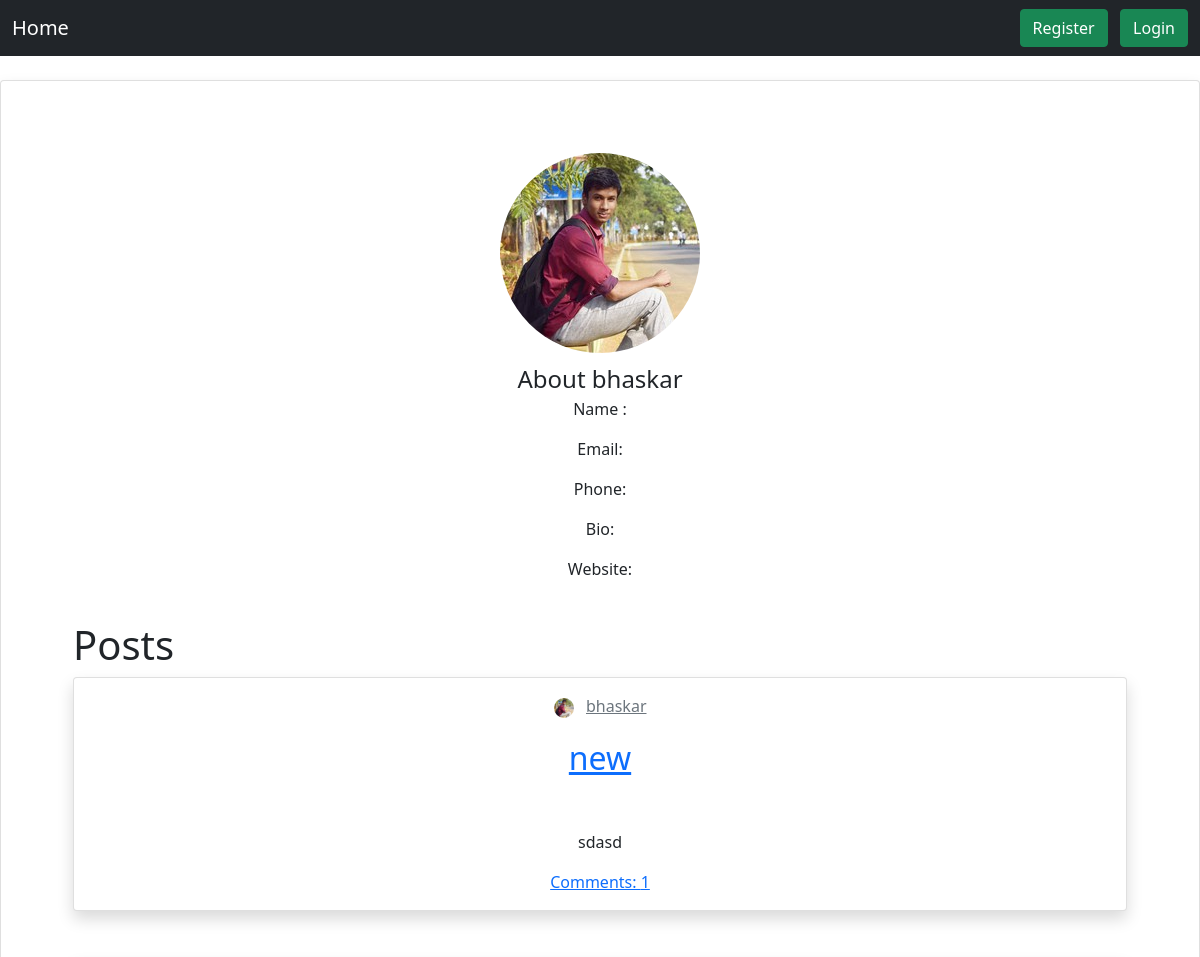
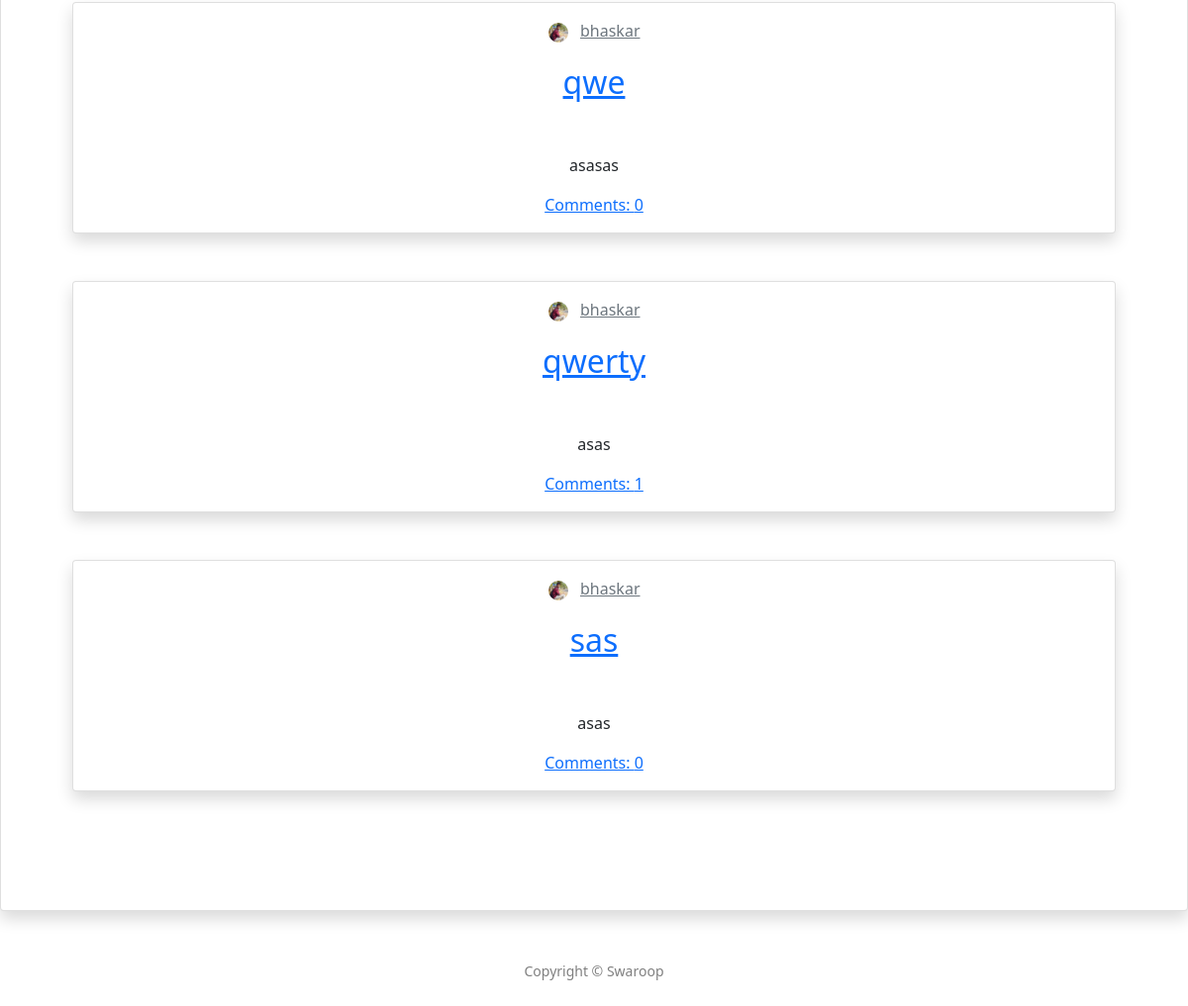
Before: /user/bhaskar/ with the older database file (2 pictures, top to bottom).
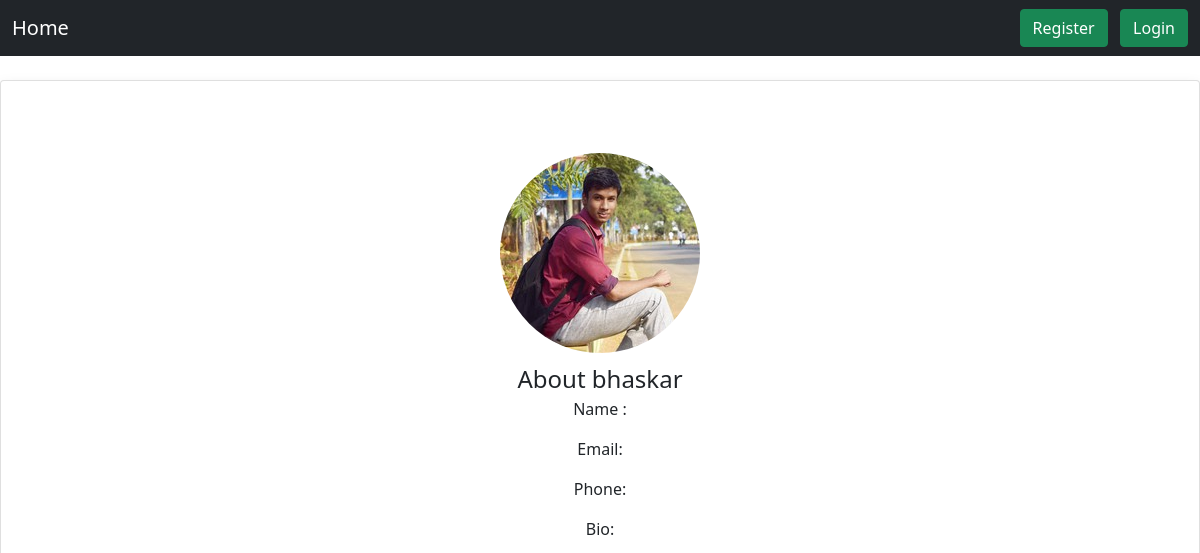
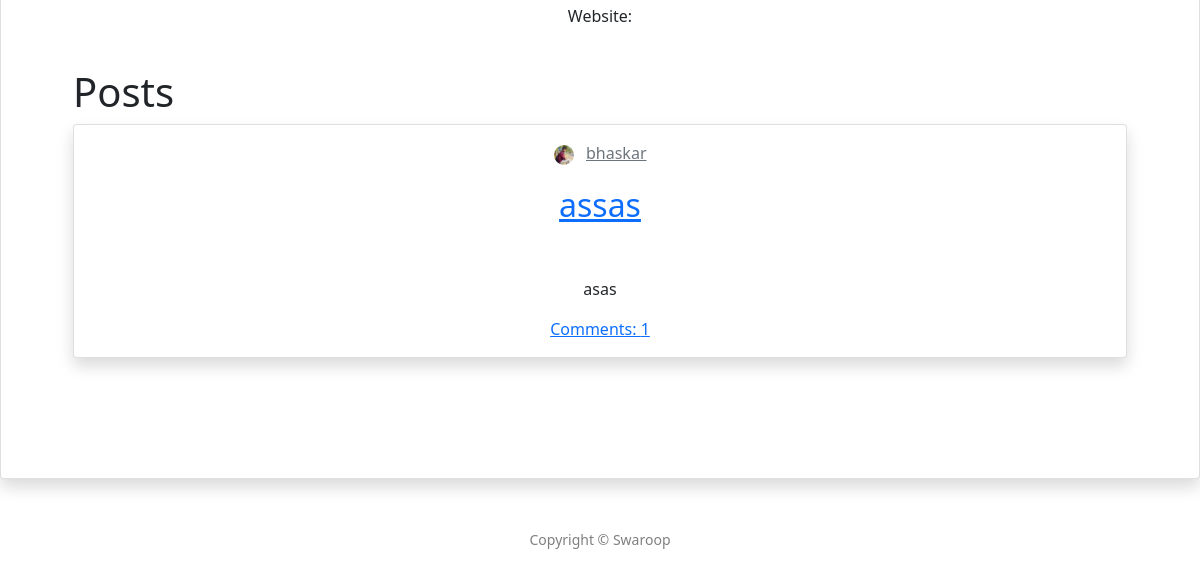
After: the same page with the newer database file (2 pictures, top to bottom).
### issues/models.py (models this page shows, shortened)
class Issue(models.Model):
    title = models.CharField(max_length=100)
    description = models.TextField()
    date_posted = models.DateTimeField(default=timezone.now)
    location = models.CharField(max_length=20)
    user = models.ForeignKey(User, on_delete=models.CASCADE)
    likes = models.IntegerField(default=0)
    dislikes = models.IntegerField(default=0)
    image = models.ImageField(upload_to='issue_images', blank=True)

class UserProfile(models.Model):
    user = models.OneToOneField(User, on_delete=models.CASCADE)
    bio = models.CharField(max_length=100, default='', blank=True)
    website = models.URLField(default='', blank=True)
    image = ProcessedImageField(default="default.png", upload_to='profile_image', processors=[ResizeToFill(200, 200)],
                                format='JPEG', options={'quality': 90})
    thumbnail = ImageSpecField(source='image', processors=[ResizeToFill(50, 50)], format='JPEG',
                               options={'quality': 100})

### issues/views.py (the view)
# urls.py: path('user/<str:username>/', views.UserListView.as_view(), name='user-issues'),
class UserListView(ListView):
    model = Issue
    template_name = 'user_posts.html'
    context_object_name = 'issues'
    ordering = ['-date_posted']
    def get_queryset(self):
        user = get_object_or_404(User, username=self.kwargs.get('username'))
        return Issue.objects.filter(user=user).order_by('-date_posted')

### templates/user_posts.html (shortened to what this page needs)
{% extends "header.html"%}
{% block content %}
{% for issue in issues|slice:":1" %}
<div class="card shadow  portfolio">
    <div class="bio-image">
        <a href="#aboutModal" data-toggle="modal" data-target="#myModal"><img src="{{ issue.user.userprofile.image.url }}" alt="image" width="200" height="200"  /></a>
    <div >
                    <h4 class="modal-title" id="myModalLabel" >About {{issue.user}}</h4>
                    <p>Name : {{ issue.user.first_name }} {{ issue.user.last_name }}</p>
                        <p>Email: {{ issue.user.email }}</p>
                        <p>Phone: {{ issue.user.userprofile.phone }}</p>
                        <p class="text-left"> Bio:  <br> {{ issue.user.userprofile.bio }}</p>
                        <p class="text-left"> Website:   <a href="{{ issue.user.userprofile.website }}">{{ issue.user.userprofile.website }}</a></p>
                        <br>
    </div>
{% endfor %}
<h1 align="left">Posts</h1>
 {% for issue in issues %}
<div class="card shadow p-3 mb-5 bg-white rounded">
    <div style="text-align: inline;">
        <img src="{{ issue.user.userprofile.image.url }}" width="20" height="20" alt=""> &nbsp;
        <a class="card-subtitle mb-2 text-muted" href="{% url 'user-issues' issue.user.username %}">{{ issue.user }}</a>
</div>
<div class="card-body">
    <a class="card-title" style="font-size: 2em;" href="{% url 'issue-detail' issue.id %}">{{ issue.title }}</a>
    <p class="card-text">{{ issue.description|truncatewords:"30" }}</p>
</div>
<a href="{% url 'issue-detail' issue.id %}">Comments: {{ issue.comments.count }}</a>
</div>
{% endfor %}
</div>
{% endblock content %}

### templates/header.html (shortened to what this page needs)
{% load static %}
<!DOCTYPE html>
<html lang="en">
<head>
    <link href="https://cdn.jsdelivr.net/npm/bootstrap@5.0.0-beta1/dist/css/bootstrap.min.css" rel="stylesheet">
</head>
<body>
    <nav class="navbar navbar-expand-lg navbar-dark bg-dark">
        <div class="container-fluid">
          <a class="navbar-brand" href="/">Home</a>
          <div class="collapse navbar-collapse" id="navbarSupportedContent">
            {% if user.is_authenticated %}
            <form class="d-flex">
              <input class="form-control me-2" type="search" placeholder="Search" aria-label="Search">
              <button class="btn btn-outline-success" type="submit">Search</button>
            </form>
            {% else %}
            <div class="d-flex">
              <a class="btn btn-success" href="{% url 'register' %}">Register</a>&nbsp;&nbsp;&nbsp;
              <a class="btn btn-success" href="{% url 'login' %}">Login</a>
            </div>
            {% endif %}
          </div>
        </div>
      </nav>
    <main role="main" >
                 {% block content %}{% endblock %}
    </main>
    <br>
    <div id="sticky-footer" class="py-4 bg-secondry text-black-50">
        <div class="container text-center">
            <small>Copyright &copy; Swaroop</small>
        </div>
    </div>
</body>
</html>

### templates/user_posts.html (style rules this page uses)
.portfolio { padding: 6%; text-align: center; }
.bio-image img { border-radius: 50%; }

Changed rows visible on the page:
removed Issue: user.userprofile.image (picture), user "bhaskar", title "new", description "sdasd", comments.count "1"
removed Issue: user.userprofile.image (picture), user "bhaskar", title "qwe", description "asasas", comments.count "0", shown under "Posts"
removed Issue: user.userprofile.image (picture), user "bhaskar", title "qwerty", description "asas", comments.count "1", shown under "Posts"
removed Issue: user.userprofile.image (picture), user "bhaskar", title "sas", description "asas", comments.count "0", shown under "Posts"
added Issue: user.userprofile.image (picture), user "bhaskar", title "assas", description "asas", comments.count "1"
